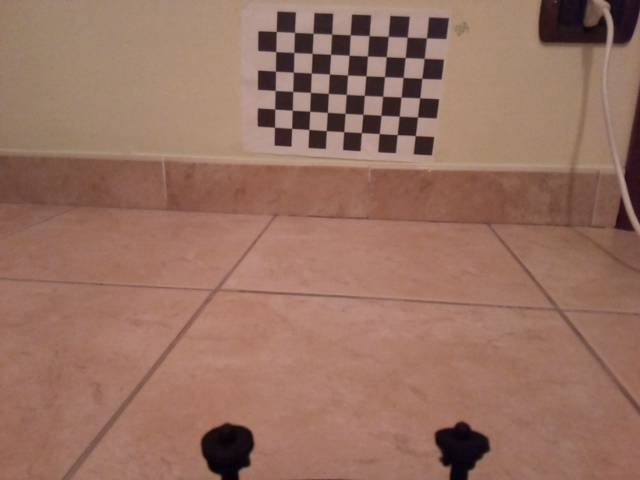
#> input picture extrinsics_images/101750.jpg, 640 x 480 px; its folder holds 4 pictures in this run
$ jupyter execute --allow-errors IPM_test_ground.ipynb   (older library calls are emulated)
#> lines starting #> are read from the running program, lines starting #| are printed output that depends on the picture
[cell 1]
import cv2
import numpy as np
import glob
import os
def calibrate(dirpath):
    """ Apply camera calibration operation for images in the given directory path. """
    # prepare object points, like (0,0,0), (1,0,0), (2,0,0) ....,(8,6,0)
    CHESS_SQUARE_LEN = 0.027

    # termination criteria
    criteria = (cv2.TERM_CRITERIA_EPS + cv2.TERM_CRITERIA_MAX_ITER, 30, 0.001)
    # prepare object points, like (0,0,0), (1,0,0), (2,0,0) ....,(6,5,0)
    objp = np.zeros((6*9,3), np.float32)
    objp[:,:2] = np.mgrid[0:9,0:6].T.reshape(-1,2)*CHESS_SQUARE_LEN
    # Arrays to store object points and image points from all the images.
    objpoints = [] # 3d point in real world space
    imgpoints = [] # 2d points in image plane.
    images = glob.glob(os.path.join(dirpath,"*.jpg"))
    gray = None
    for fname in images:
        print(fname)
        img = cv2.imread(fname)
        gray = cv2.cvtColor(img, cv2.COLOR_BGR2GRAY)
        # Find the chess board corners
        ret, corners = cv2.findChessboardCorners(gray, (9,6), None)
        # If found, add object points, image points (after refining them)
        if ret == True:
            objpoints.append(objp)
            corners2 = cv2.cornerSubPix(gray,corners, (11,11), (-1,-1), criteria)
            imgpoints.append(corners)
            # Draw and display the corners
            #cv2.drawChessboardCorners(img, (9,6), corners2, ret)
            #cv2.imshow('img', img)
            #cv2.waitKey(500)
        if len(objpoints) > 80:
            break
    print(f'found {len(imgpoints)} valid images' )
    ret, mtx, dist, rvecs, tvecs = cv2.calibrateCamera(objpoints, imgpoints, gray.shape[::-1], None, None)

    return [ret, mtx, dist, rvecs, tvecs]

# [7 lines left out: function saveCoefficients, not called in this run]

[cell 2]
1640/ 1232

#> (a cell that did not finish here is left out)

#> (a cell that did not finish here is left out)

#> (a cell that did not finish here is left out)

#> (a cell that did not finish here is left out)

#> (a cell that did not finish here is left out)

#> (a cell that did not finish here is left out)

[cell 9]
dirpath = 'extrinsics_images'
""" Apply camera calibration operation for images in the given directory path. """
# prepare object points, like (0,0,0), (1,0,0), (2,0,0) ....,(8,6,0)
CHESS_SQUARE_LEN = 0.027

# termination criteria
criteria = (cv2.TERM_CRITERIA_EPS + cv2.TERM_CRITERIA_MAX_ITER, 30, 0.001)
# prepare object points, like (0,0,0), (1,0,0), (2,0,0) ....,(6,5,0)
objp = np.zeros((6*9,3), np.float32)
objp[:,:2] = np.mgrid[0:9,0:6].T.reshape(-1,2)*CHESS_SQUARE_LEN
# Arrays to store object points and image points from all the images.
objpoints = [] # 3d point in real world space
imgpoints = [] # 2d points in image plane.
images = glob.glob(os.path.join(dirpath,"*.jpg"))
gray = None

items = []
for fname in sorted(images, key=lambda x: int(os.path.basename(x).replace('.jpg', '') ) ) [:100]   :
    print(fname)
    img = cv2.imread(fname)
#> img is the input picture: shape (480, 640, 3); mean B, G, R 98, 113, 151.6
    gray = cv2.cvtColor(img, cv2.COLOR_BGR2GRAY)
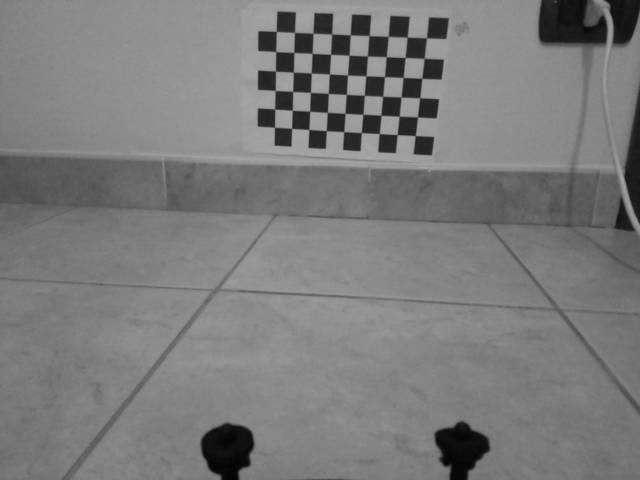
#> gray: shape (480, 640); min 2, max 175, mean 122.8
    # Find the chess board corners
    ret, corners = cv2.findChessboardCorners(gray, (9,6), None)
#> ret = True; corners = 54 rows, first 8: [415.3, 135.6], [397.2, 134.5], [379.4, 133.5], [361.4, 132.7], [343.6, 131.7], [326.3, 130.6], [308.8, 129.6], [291.7, 128.3]
    # If found, add object points, image points (after refining them)
    if ret == True:
        objpoints.append(objp)
        corners2 = cv2.cornerSubPix(gray,corners, (11,11), (-1,-1), criteria)
#> corners2 = 54 rows, first 8: [415.3, 135.6], [397.1, 134.6], [379.2, 133.6], [361.3, 132.6], [343.7, 131.6], [326.3, 130.7], [308.8, 129.4], [291.7, 128.4]
        imgpoints.append(corners)
        items.append((img,corners2) )
        # Draw and display the corners
        #cv2.drawChessboardCorners(img, (9,6), corners2, ret)
        #cv2.imshow('img', img)
        #cv2.waitKey(500)
    if len(objpoints) > 80:
        break
#> pass 2 of the loop `for fname in sorted(images, key=lambda x: int(os.path.basename(x).repl..`:
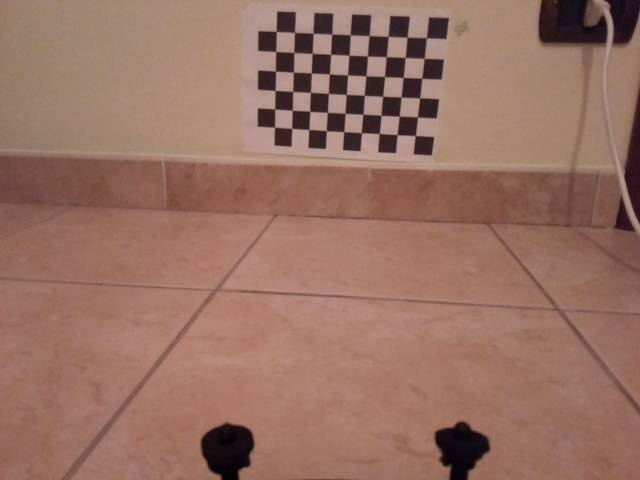
#> input picture extrinsics_images/102200.jpg, 640 x 480 px
#> img is the input picture: shape (480, 640, 3); mean B, G, R 98.8, 112.9, 152.1
#> `gray = cv2.cvtColor(img, cv2.COLOR_BGR2GRAY)`:
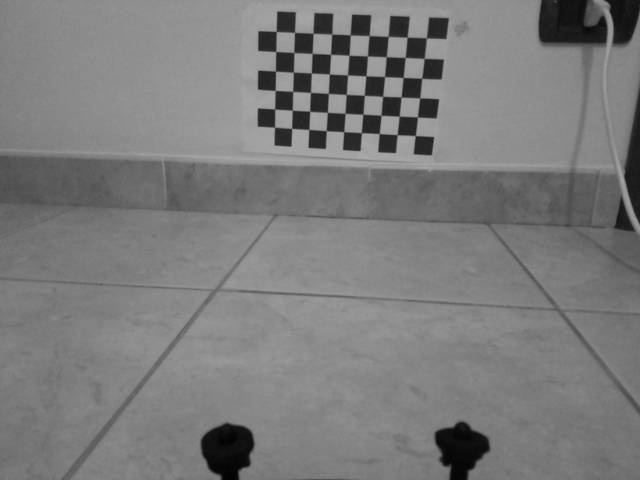
#> gray: shape (480, 640); min 0, max 176, mean 123.1
#> corners = 54 rows, first 8: [415.3, 135.6], [397.1, 134.8], [379.3, 133.5], [361.4, 132.7], [343.7, 131.7], [326.4, 130.6], [308.8, 129.6], [291.7, 128.3]
#> corners2 = 54 rows, first 8: [415.3, 135.5], [397.1, 134.7], [379.2, 133.6], [361.4, 132.6], [343.7, 131.7], [326.3, 130.7], [308.9, 129.5], [291.7, 128.4]
#> pass 3 of the loop `for fname in sorted(images, key=lambda x: int(os.path.basename(x).repl..`:
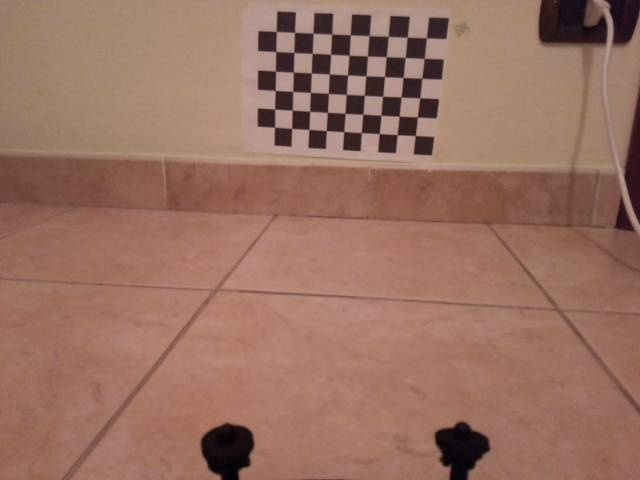
#> input picture extrinsics_images/102400.jpg, 640 x 480 px
#> img is the input picture: shape (480, 640, 3); mean B, G, R 97.8, 112.9, 152.8
#> `gray = cv2.cvtColor(img, cv2.COLOR_BGR2GRAY)`:
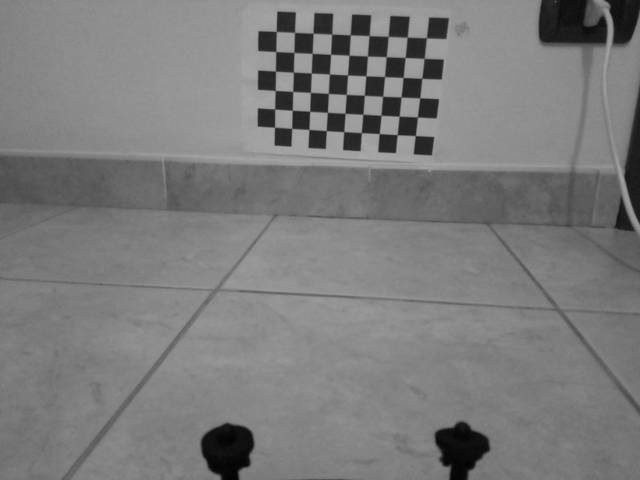
#> gray: shape (480, 640); min 0, max 175, mean 123.2
#> corners = 54 rows, first 8: [415.3, 135.5], [397, 134.8], [379.4, 133.6], [361.5, 132.7], [343.7, 131.6], [326.2, 130.6], [308.9, 129.6], [291.7, 128.3]
#> corners2 = 54 rows, first 8: [415.3, 135.5], [397.1, 134.7], [379.2, 133.6], [361.4, 132.6], [343.7, 131.6], [326.2, 130.6], [308.9, 129.5], [291.7, 128.4]
#> the loop made 4 passes; the first 3 are shown
print(f'found {len(imgpoints)} valid images' )

[cell 10]
for (img, corners), grid in zip(items, objpoints):
    cv2.drawChessboardCorners(img, (9,6), corners, 1)
    cv2.imshow('img', img)
    cv2.waitKey(500)
#> this loop made 4 passes
#> pass 1, `cv2.imshow('img', img)`:
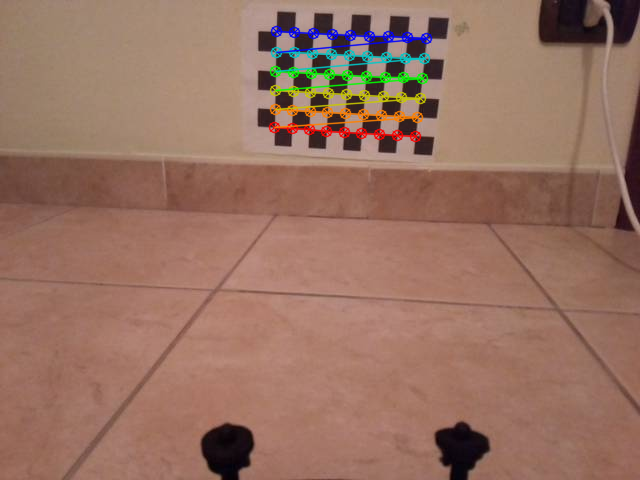
#> window 'img': shape (480, 640, 3); mean B, G, R 97.8, 113.7, 151.5

[cell 11]
cv2.drawChessboardCorners(img, (9,6), corners, 1)
cv2.imshow('img', img)

[cell 12]
matrix_coefficients = np.array([[508.72645639,   0.        , 318.37112336],
       [  0.        , 507.05893257, 235.09839991],
       [  0.        ,   0.        ,   1.        ]])

distortion_coefficients = np.array([[ 0.17261483, -0.283741  , -0.00525303, -0.00035135, -0.14553749]])

[cell 13]
import matplotlib.pyplot as plt

grid = objpoints[0]
plt.scatter(grid[:,0], grid[:,1] )
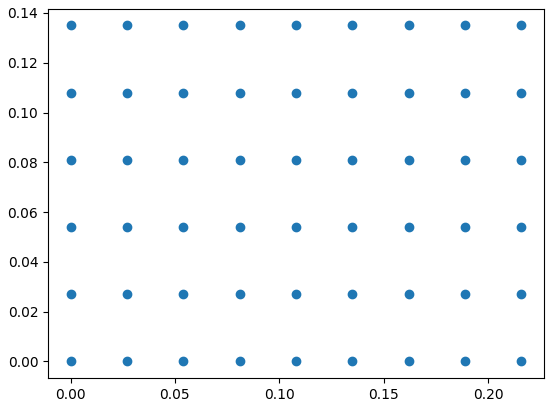
#> figure drawn by matplotlib, 1 panel

[cell 14]
homog = np.ones((corners.shape[0], 1) )
#> homog = 54 values from 1 to 1
corners_homog = np.hstack((corners.squeeze(1), homog) )

cam_coords = np.linalg.inv(matrix_coefficients) @ corners_homog.T

cam_coords.T

[cell 15]
objpoints

[cell 16]
import cv2
objectPoints, imagePoints = grid, corners
[success, rvec, tvec] = cv2.solvePnP(objectPoints, imagePoints, matrix_coefficients, distortion_coefficients)
#[...] = cv.solvePnP(..., 'OptionName', optionValue, ...)

[cell 17]
import math, numpy as np, cv2
rmat = cv2.Rodrigues(rvec)[0]
cam_pos     = -np.matrix(rmat).T * np.matrix(tvec)
P = np.hstack((rmat,tvec))
euler_angles_radians = -cv2.decomposeProjectionMatrix(P)[6]
euler_angles_degrees = 180 * euler_angles_radians/math.pi


eul    = euler_angles_radians
yaw    = 180*eul[1,0]/math.pi # warn: singularity if camera is facing perfectly upward. Value 0 yaw is given by the Y-axis of the world frame.
pitch  = 180*((eul[0,0]+math.pi/2)*math.cos(eul[1,0]))/math.pi
roll   = 180*( (-(math.pi/2)-eul[0,0])*math.sin(eul[1,0]) + eul[2,0] )/math.pi

[cell 18]
pitch

[cell 19]
cam_pos

[cell 20]
pitch%360

[cell 21]
tvec

[cell 22]
R = cv2.Rodrigues(rvec)[0];
R = R.transpose();
pos = -R @ tvec

[cell 23]
world_to_veh = np.eye(3,3)

[cell 24]
rototrans = np.eye(4,4)
rototrans[:3,:3] = R
rototrans[:3,[-1]] = pos

#> (a cell that did not finish here is left out)

[cell 26]
R

[cell 27]
pos

[cell 28]
newtvec = np.array([10,0,0]).reshape(-1,1)
newpos = -R @ newtvec
newpos

[cell 29]
from math import atan2, asin
roll = atan2(-R[2][1], R[2][2])
pitch = asin(R[2][0])
yaw = atan2(-R[1][0], R[0][0])

print(f'roll:{roll*180/np.pi}\npitch:{pitch*180/np.pi}\nyaw:{yaw*180/np.pi}')

[cell 30]
rvec.shape
rot, J = cv2.Rodrigues(rvec)

# object detection

[cell 31]
from imutils import paths
import numpy as np
import imutils
import cv2
# [12 lines left out: function find_marker, not called in this run]

[cell 32]
def distance_to_camera(knownWidth, focalLength, perWidth):
    # compute and return the distance from the maker to the camera
    return (knownWidth * focalLength) / perWidth

#> (a cell that did not finish here is left out)

[cell 34]
import numpy as np

class IPM(object):
    """
    Inverse perspective mapping to a bird-eye view. Assume pin-hole camera model.
    There are detailed explanation of every step in the comments, and variable names in the code follow these conventions:
    `_c` for camera coordinates
    `_w` for world coordinates
    `uv` for perspective transformed uv 2d coordinates (the input image)
    """
    # [89 lines left out: functions __init__, xy2uv, uv2xy, not called in this run]

    def __call__(self, img):
        return self.ipm(img)

    # [11 lines left out: functions ipm, reverse_ipm, not called in this run]

class _DictObjHolder(object):
    def __init__(self, dct):
        self.dct = dct

    def __getattr__(self, name):
        return self.dct[name]

#> (the rest of this cell did not finish here and is left out)

[cell 35]
from scipy import ndimage

#rotation angle in degree
rotated = ndimage.rotate(img, 45)
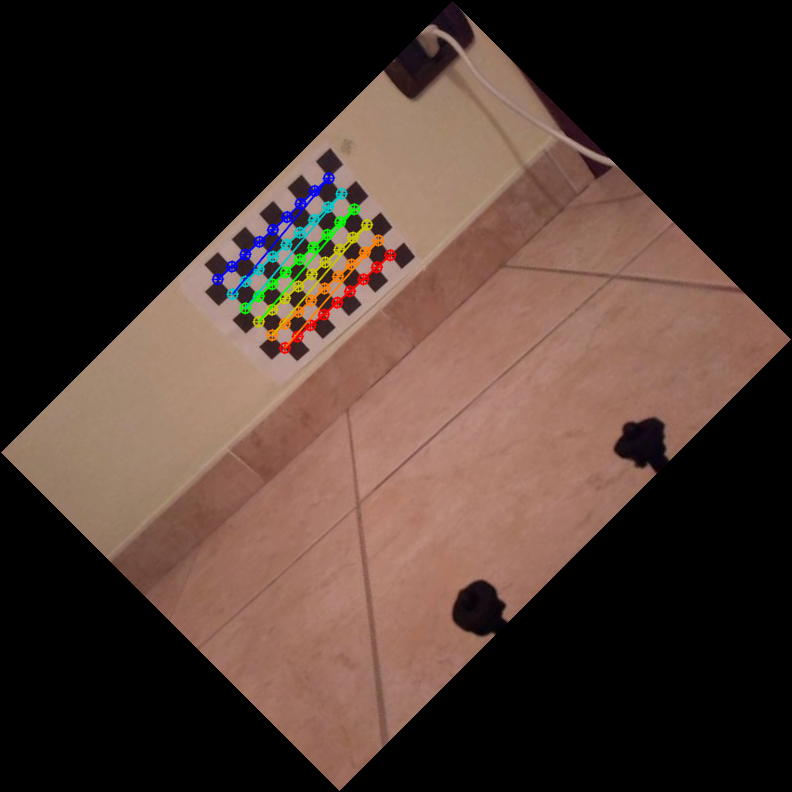
#> rotated: shape (792, 792, 3); mean B, G, R 47.6, 55.4, 73.8
